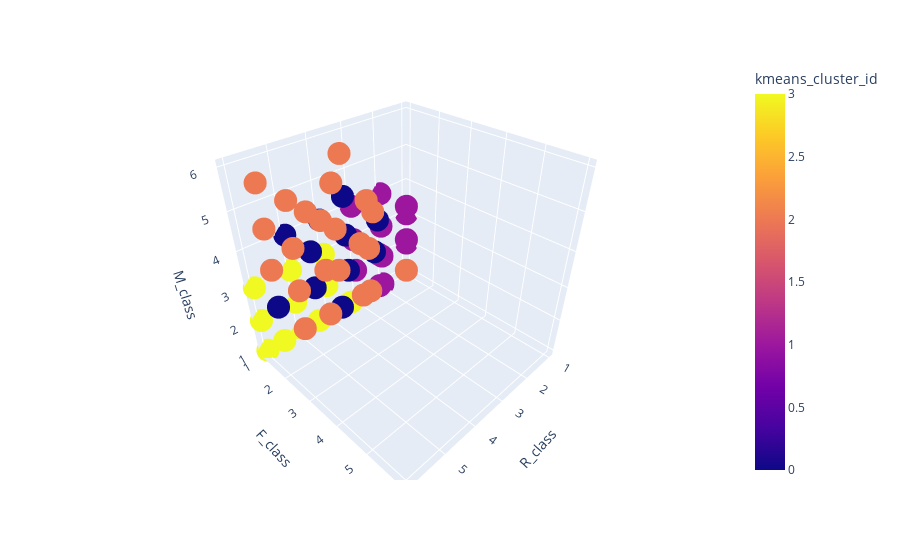

Notebook source saved alongside this figure:
### Code cell
RFM18.plot('kmeans_cluster_id')

### Figure 1 — Plotly figure (JSON) as saved in the notebook; plotly's stock layout.template omitted (floating-point values rounded to 4 significant figures; data arrays with more than 128 entries replaced by an {"elided": "..."} marker saying what was removed)
{"data": [{"hoverlabel": {"namelength": 0}, "hovertemplate": "R_class=%{x}<br>F_class=%{y}<br>M_class=%{z}<br>kmeans_cluster_id=%{marker.color}", "legendgroup": "", "marker": {"color": {"elided": "2052 int values"}, "coloraxis": "coloraxis", "symbol": "circle"}, "mode": "markers", "name": "", "scene": "scene", "showlegend": false, "type": "scatter3d", "x": {"elided": "2052 int values"}, "y": {"elided": "2052 int values"}, "z": {"elided": "2052 int values"}}], "layout": {"coloraxis": {"colorbar": {"title": {"text": "kmeans_cluster_id"}}, "colorscale": [[0, "#0d0887"], [0.1111, "#46039f"], [0.2222, "#7201a8"], [0.3333, "#9c179e"], [0.4444, "#bd3786"], [0.5556, "#d8576b"], [0.6667, "#ed7953"], [0.7778, "#fb9f3a"], [0.8889, "#fdca26"], [1, "#f0f921"]]}, "legend": {"tracegroupgap": 0}, "margin": {"t": 60}, "scene": {"domain": {"x": [0, 1], "y": [0, 1]}, "xaxis": {"title": {"text": "R_class"}}, "yaxis": {"title": {"text": "F_class"}}, "zaxis": {"title": {"text": "M_class"}}}}}
